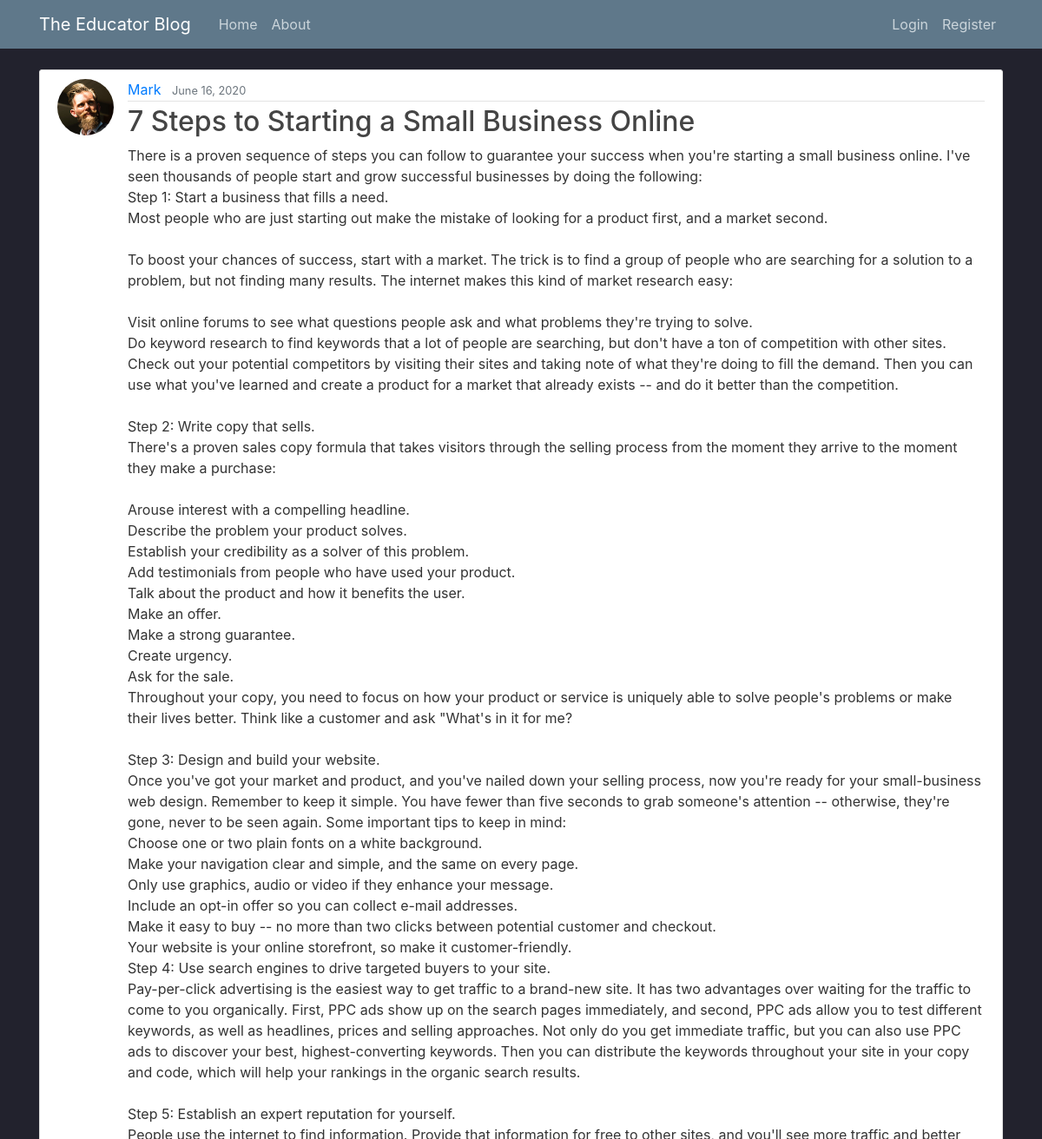
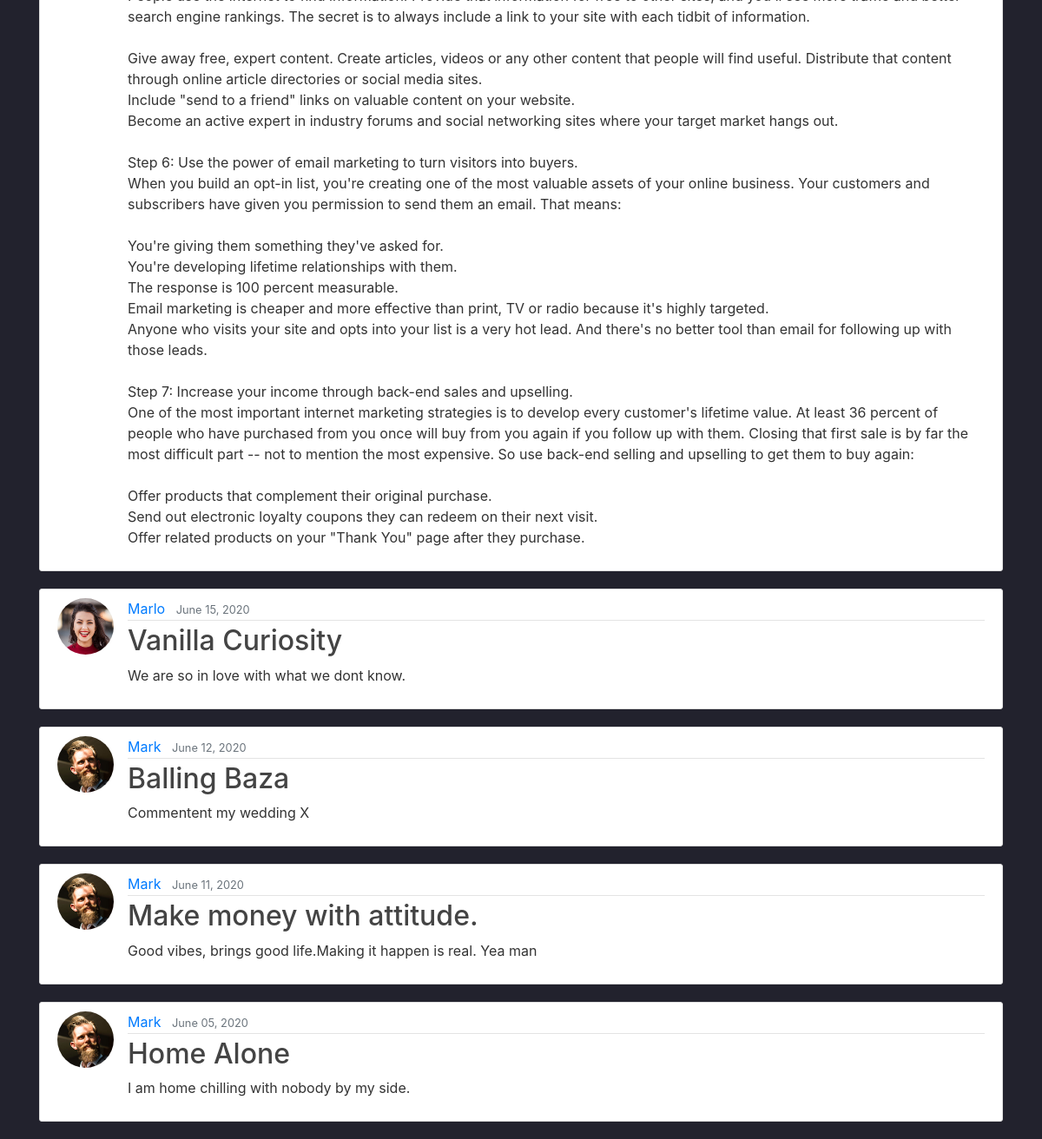
The page / on the database its author committed (2 pictures, top to bottom).
### blog/models.py (models this page shows, shortened)
class Post(models.Model):
    title = models.CharField(max_length=100)
    content = models.TextField()
    date_posted = models.DateTimeField(default=timezone.now)
    author = models.ForeignKey(User, on_delete=models.CASCADE)

### users/models.py (models this page shows, shortened)
class Profile(models.Model):
    user = models.OneToOneField(User, on_delete=models.CASCADE)
    image = models.ImageField(default='default.jpg', upload_to='profile_pics')

### blog/views.py (the view)
# urls.py: path('', PostListView.as_view(), name='blog-home'),
class PostListView(ListView):
    model = Post
    template_name = 'blog/home.html'  # <app>/<model>_<viewtype>.html
    context_object_name = 'posts'
    ordering = ['-date_posted']

### blog/templates/blog/home.html (shortened to what this page needs)
{% extends "blog/base.html" %}
{% block content %}
{% for post in posts %}
<article class="media content-section">
  <img class="rounded-circle article-img" src="{{ post.author.profile.image.url }}">
  <div class="media-body">
    <div class="article-metadata">
      <a class="mr-2" href="#">{{ post.author }}</a>
      <small class="text-muted">{{ post.date_posted|date:"F d, Y" }}</small>
    </div>
    <h2><a class="article-title" href="{% url 'post-detail' post.id %}">{{ post.title }}</a></h2>
    <p class="article-content">{{ post.content }}</p>
  </div>
</article>
{% endfor %}
{% endblock content %}

### blog/templates/blog/base.html (shortened to what this page needs)
{% load static %}
<!DOCTYPE html>
<html>
<head>
  <link rel="stylesheet" href="https://maxcdn.bootstrapcdn.com/bootstrap/4.0.0/css/bootstrap.min.css"
>
  <link rel="stylesheet" type="text/css" href="{% static 'blog/main.css' %}">
</head>
<body style="background-color: #22222D;">
  <header class="site-header">
    <nav class="navbar navbar-expand-md navbar-dark bg-steel fixed-top">
      <div class="container">
        <a class="navbar-brand mr-4" href="{% url 'blog-home' %}">The Educator Blog</a>
        <div class="collapse navbar-collapse" id="navbarToggle">
          <div class="navbar-nav mr-auto">
            <a class="nav-item nav-link" href="{% url 'blog-home' %}">Home</a>
            <a class="nav-item nav-link" href="{% url 'blog-about' %}">About</a>
          </div>
          <div class="navbar-nav">
            {% if user.is_authenticated %}
            <a class="nav-item nav-link" href="{% url 'post-create' %}">New Post</a>
            <a class="nav-item nav-link" href="{% url 'profile' %}">Profile</a>
            <a class="nav-item nav-link" href="{% url 'logout' %}">Logout</a>
            {% else %}
            <a class="nav-item nav-link" href="{% url 'login' %}">Login</a>
            <a class="nav-item nav-link" href="{% url 'register' %}">Register</a>
            {% endif %}
          </div>
        </div>
      </div>
    </nav>
  </header>
  <main role="main" class="container ">
    <div class="row">
      <div class="col-md-12">
        {% block content %}{% endblock %}
      </div>
    </div>
  </main>
</body>
</html>

### blog/static/blog/main.css (style rules this page uses)
body { background: #22222D; color: #333333; margin-top: 5rem; }
h1, h2, h3, h4, h5, h6 { color: #444444; }
.bg-steel { background-color: #5f788a; }
.site-header .navbar-nav .nav-link { color: #cbd5db; }
.content-section { background: #ffffff; padding: 10px 20px; border: 1px solid #dddddd; border-radius: 3px; margin-bottom: 20px; }
.article-title { color: #444444; }
.article-content { white-space: pre-line; }
.article-img { height: 65px; width: 65px; margin-right: 16px; }
.article-metadata { padding-bottom: 1px; margin-bottom: 4px; border-bottom: 1px solid #e3e3e3 }

### rows shown on the page
Post: author.profile.image (picture), author "Mark", date_posted "June 16, 2020", title "7 Steps to Starting a Small Business Online", content "There is a proven sequence of steps you can follow to guarantee your success when you're starting a small business online. I've seen thousands of people start and grow successful businesses by doing the following: Step 1: Start a business that fills a need. Most people who are just starting out make the mistake of looking for a product first, and a market second. To boost your chances of success, start with a market. The trick is to find a group of people who are searching for a solution to a problem, but not finding many results. The internet makes this kind of market research easy: Visit online forums to see what questions people ask and what problems they're trying to solve. Do keyword…"
Post: author.profile.image (picture), author "Marlo", date_posted "June 15, 2020", title "Vanilla Curiosity", content "We are so in love with what we dont know."
Post: author.profile.image (picture), author "Mark", date_posted "June 12, 2020", title "Balling Baza", content "Commentent my wedding X"
Post: author.profile.image (picture), author "Mark", date_posted "June 11, 2020", title "Make money with attitude.", content "Good vibes, brings good life.Making it happen is real. Yea man"
Post: author.profile.image (picture), author "Mark", date_posted "June 05, 2020", title "Home Alone", content "I am home chilling with nobody by my side."
